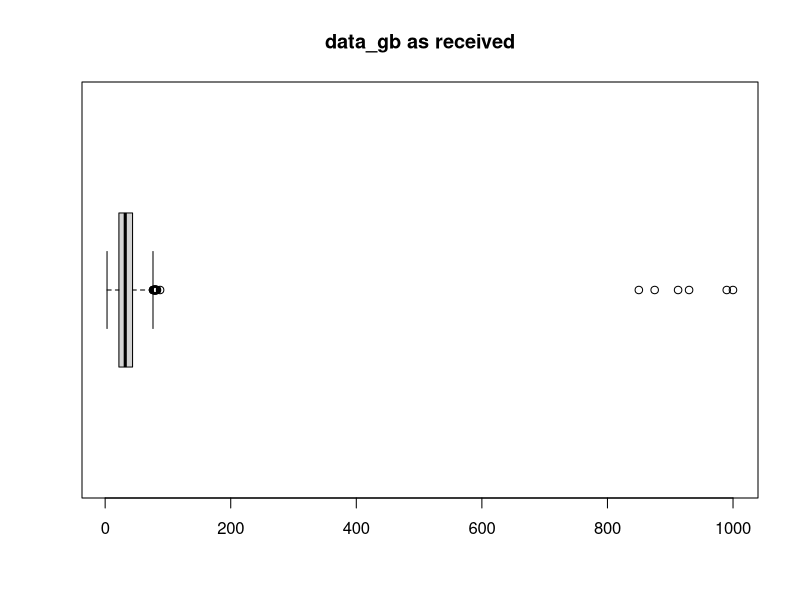
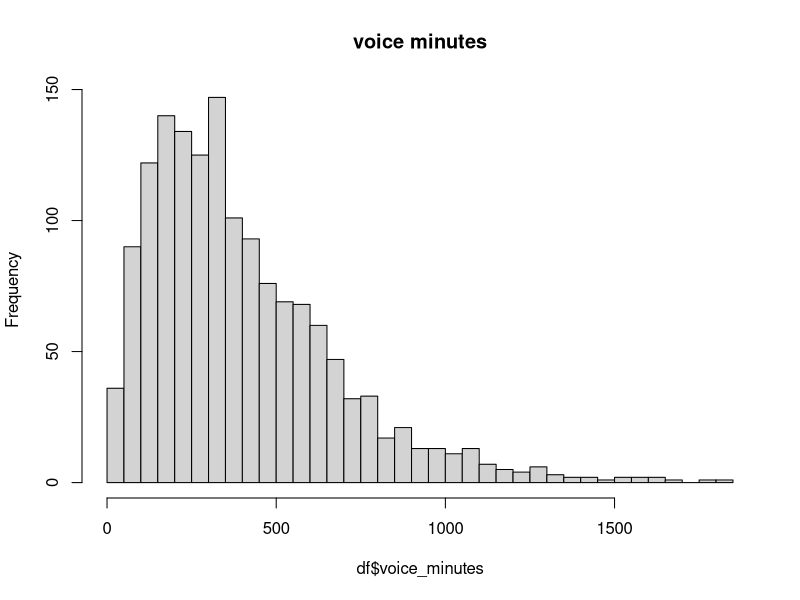
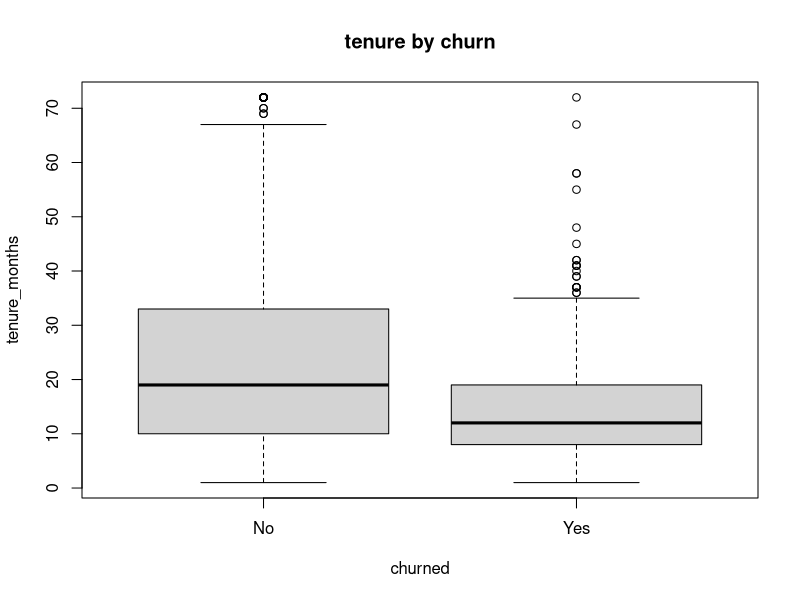
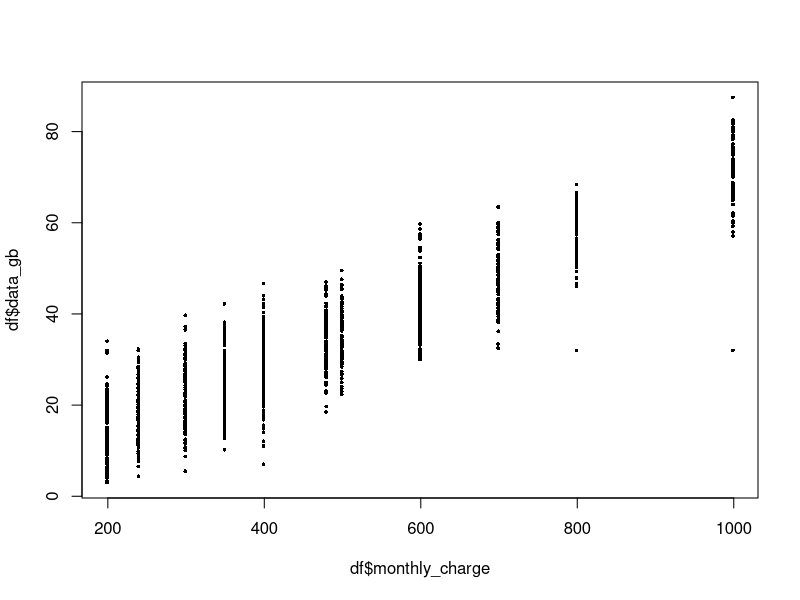
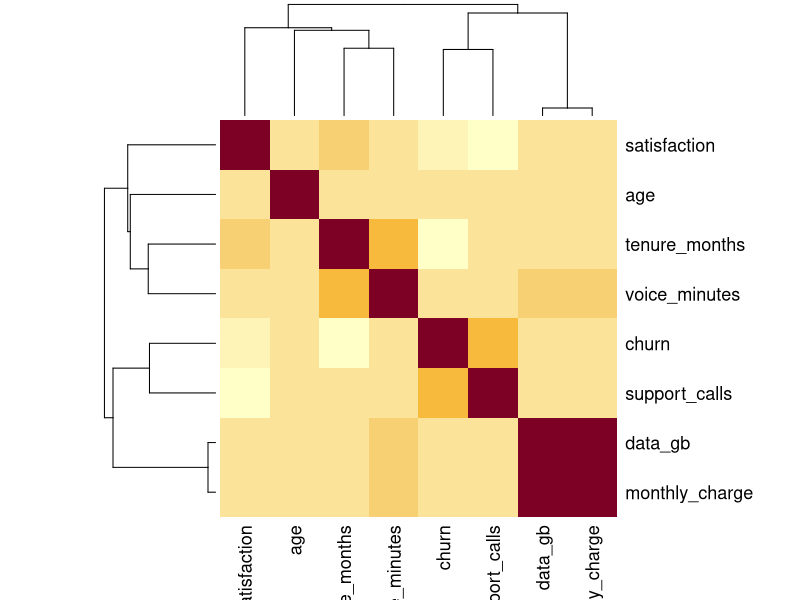

Write the R code that produced these figures, in order.
# Unit 2 Lab in R · Data Preparation & Exploration
# The same SwiftTel cleaning pipeline as unit2_lab.py, in base R (no packages to install).
# Run: Rscript unit2_lab.R   (or Source in RStudio) with the three CSV files in the working directory.

# ---- 1 · collect: read everything as text so nothing is guessed or hidden ----
crm     <- read.csv("crm_customers.csv", colClasses = "character", encoding = "UTF-8")
usage   <- read.csv("usage_dec2024.csv")
tickets <- read.csv("support_tickets_q4_2024.csv")

# ---- 2 · clean: duplicates, labels, types ----
sum(duplicated(crm))
crm <- crm[!duplicated(crm), ]
table(crm$plan_type)
plan <- gsub("-", "", tolower(crm$plan_type))
crm$plan_type <- ifelse(plan == "prepaid", "Prepaid", "Postpaid")
g <- tolower(trimws(crm$gender))
crm$gender  <- ifelse(g %in% c("m", "male"), "Male", "Female")
crm$churned <- ifelse(tolower(crm$churned) == "yes", "Yes", "No")
crm$monthly_charge <- as.numeric(gsub("₹", "", crm$monthly_charge))      # remove the rupee sign
iso <- grepl("-", crm$join_date)                                               # two date formats
crm$join_date <- as.Date(ifelse(iso, crm$join_date, format(as.Date(crm$join_date, "%d/%m/%Y"))))
crm$age          <- as.numeric(ifelse(crm$age == "", NA, crm$age))
crm$satisfaction <- as.numeric(ifelse(crm$satisfaction == "", NA, crm$satisfaction))
str(crm)

# ---- 3 · join the sources ----
usage$customer_id <- toupper(usage$customer_id)
calls <- aggregate(ticket_id ~ customer_id, data = tickets, FUN = length)
names(calls)[2] <- "support_calls"
df <- merge(crm, usage, by = "customer_id", all.x = TRUE)                    # left join
df <- merge(df, calls, by = "customer_id", all.x = TRUE)
df$support_calls[is.na(df$support_calls)] <- 0
colSums(is.na(df))

# ---- 4 · outliers ----
q <- quantile(df$data_gb, c(.25, .75), na.rm = TRUE)
fences <- c(q[1] - 1.5 * diff(q), q[2] + 1.5 * diff(q)); fences
sum(df$data_gb < fences[1] | df$data_gb > fences[2], na.rm = TRUE)
boxplot(df$data_gb, horizontal = TRUE, main = "data_gb as received")
big <- !is.na(df$monthly_charge) & df$monthly_charge > 999
df$monthly_charge[big] <- df$monthly_charge[big] / 100
df$data_gb[!is.na(df$data_gb) & df$data_gb > 100] <- NA
df$age[!is.na(df$age) & (df$age < 18 | df$age > 100)] <- NA

# ---- 5 · missing values ----
tapply(is.na(df$age), df$plan_type, mean)                                     # MAR: depends on plan
tapply(df$churned == "Yes", is.na(df$satisfaction), mean)                     # MNAR hint
df$age_was_missing <- as.integer(is.na(df$age))
med_by_plan <- tapply(df$age, df$plan_type, median, na.rm = TRUE)
df$age[is.na(df$age)] <- med_by_plan[df$plan_type[is.na(df$age)]]
df$satisfaction[is.na(df$satisfaction)] <- median(df$satisfaction, na.rm = TRUE)
for (col in c("data_gb", "voice_minutes", "recharge_count"))
  df[[col]][is.na(df[[col]])] <- median(df[[col]], na.rm = TRUE)

# ---- 6 · transformation ----
df$tenure_months <- pmin(pmax(floor(as.numeric(as.Date("2025-01-01") - df$join_date) / 30.4), 1), 72)
df$churn_flag    <- as.integer(df$churned == "Yes")
df$charge_minmax <- (df$monthly_charge - min(df$monthly_charge)) / diff(range(df$monthly_charge))
df$charge_z      <- as.numeric(scale(df$monthly_charge))
df$log_voice     <- log1p(df$voice_minutes)
df$tenure_band   <- cut(df$tenure_months, c(0, 6, 12, 24, 48, 72))
df$city_tier     <- factor(df$city_tier, levels = c("Tier-1", "Tier-2", "Tier-3"), ordered = TRUE)

# ---- 7 · feature selection ----
num <- c("tenure_months", "monthly_charge", "data_gb", "voice_minutes", "support_calls", "age", "satisfaction")
sort(abs(cor(df[num], df$churn_flag)[, 1]), decreasing = TRUE)
cor(df$data_gb, df$monthly_charge)                                            # redundancy
chisq.test(table(df$plan_type, df$churned), correct = FALSE)
chisq.test(table(df$gender, df$churned), correct = FALSE)

# ---- 8 · EDA ----
summary(df[num])
hist(df$voice_minutes, breaks = 40, main = "voice minutes")
boxplot(tenure_months ~ churned, data = df, main = "tenure by churn")
plot(df$monthly_charge, df$data_gb, pch = 16, cex = .5)
heatmap(cor(cbind(df[num], churn = df$churn_flag)), symm = TRUE)
write.csv(df, "swifttel_prepared_R.csv", row.names = FALSE)
